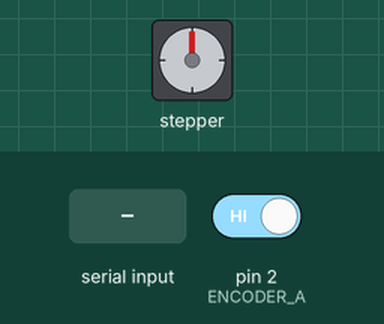
Simulated run of this sketch. Board: Arduino Uno, built with avr-gcc and run on an emulated ATmega328P. Parts: stepper motor. The test bench sets the inputs (shaded band); at power-on: pin 2 (ENCODER_A) HIGH. Stepper angles assume 200 steps per turn.

Above: at 1.2 s.
1.3 s: "S" received over Serial
At 2.45 s:
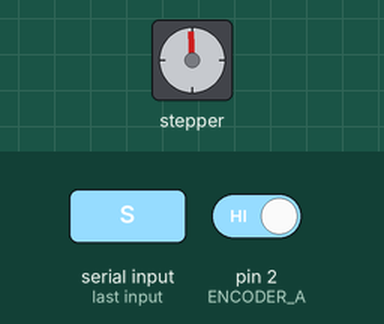
4.3 s: "P" received over Serial
At 5.0 s:
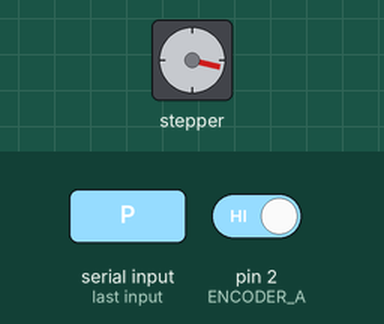
7.3 s: "R" received over Serial
At 8.1 s:
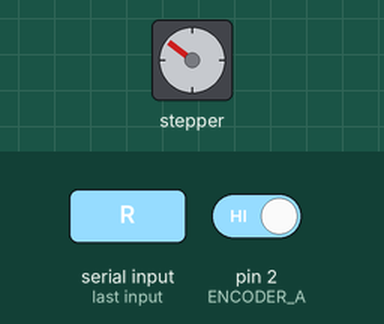
10.3 s: "R" received over Serial
At 11.75 s:
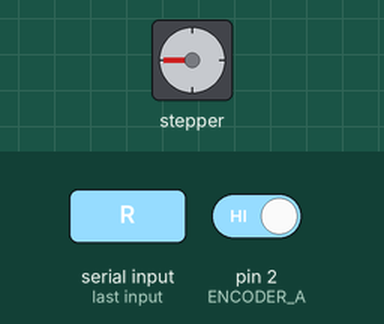
13.3 s: "1" received over Serial
16.3 s: "0" received over Serial
Timing chart, 0 to 22.4 s (numbered marks = the images above; inputs shaded):
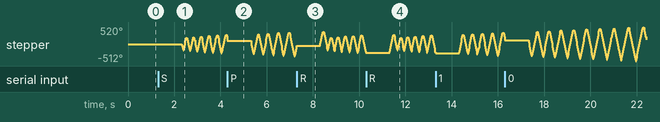

The sketch:

PID.ino
```cpp
#include <AccelStepper.h>

// Gains for the system (tune these for a more stable system)
float K[4] = {0.1, 0, 774.8237, 5}; // Calculated in Matlab; First 2 with '+' instead of '-' ?

double alpha = 1.0;

float Kp = 325; // 225
float Ki = 0.1; // 0.1
float Kd = 0.01; // 0.01

float integral = 0;
bool firstPIDcall = true;

#define ENCODER_A 2
#define ENCODER_B 3

#define DIR_PIN 8
#define STEP_PIN 9

AccelStepper stepper(AccelStepper::DRIVER, STEP_PIN, DIR_PIN);

// Constants
#define STEPS_PER_REV 200 * 8 // 200 Full steps * 8 microstepping
#define ENCODER_COUNTS 1200
#define DEGREES_PER_COUNT 360 / 1200
#define SWING_UP_START 100
#define SWING_UP_STEP 5
#define RADIANS_PER_DEGREE 0.0174532925

volatile long rawEncoderPosition = 0;

// All angles in DEGREES

float pendulumInitialPosition = 0.0;
float pendulumTargetPosition = 180.0;
float motorTargetSpeed = 0.0;

float previousError = 0.0;

float controlFrequency = 100; // in Hertz
float controlPeriod = 1 / controlFrequency; // in seconds

bool justStarted = true;

double pendulumCurrentPosition = 0.0;
long stepperCurrentPosition = 0;

bool canPrintDebug = false;
bool firstPendulumVelocityCall = true;
bool firstStepperVelocityCall = true;

long swingUpPosition = SWING_UP_START;

enum STATE
{
  SWINGING_UP,
  BALANCING,
  WAITING
};

STATE state = WAITING;

void resetPosition()
{
  pendulumInitialPosition = 0.0;
  pendulumCurrentPosition = 0.0;
  rawEncoderPosition = 0;
  integral = 0;
  swingUpPosition = SWING_UP_START;
  firstPendulumVelocityCall = true;
  firstStepperVelocityCall = true;
  firstPIDcall = true;
}

// Alpha coeffiecient for software low-pass filter
double alphaFromFrequency(double freq, double dt)
{
    double RC = 1.0 / (2.0 * M_PI * freq);
    return dt / (RC + dt);
}

void printDebugging(float targetSpeed, float currendPendulumPosition)
{
  static unsigned long lastPrintTime = 0;

  if (canPrintDebug)
  {
    unsigned long currentPrintTime = millis();

    if (currentPrintTime - lastPrintTime >= 50) // 50 miliseconds delay
    {
      lastPrintTime = currentPrintTime;
      Serial.print("Current Stepper Target Speed: ");
      Serial.print(targetSpeed);
      Serial.print("| Current Pendulum Angle: ");
      Serial.println(currendPendulumPosition);
    }
  }
}

// P: toggle print debug; R: set current position as 0; S: stop/start swing up
void handleInput()
{
  if (Serial.available())
  {
    char buffer[1024];
    int size = Serial.readBytes(buffer, 1024);

    if (size >= 0)
    {
      char command = toUpperCase(buffer[0]);

      switch (command)
      {
        case 'P':
          canPrintDebug = !canPrintDebug;
          break;
        case 'R':
          resetPosition();
          break;
        case 'S':
          if (state == WAITING)
          {
            state = SWINGING_UP;
          }
          else
          {
            state = WAITING;
          }
          break;
        }

    }
  }
}

long updateEncoder()
{
  bool A = digitalRead(ENCODER_A);
  bool B = digitalRead(ENCODER_B);

  rawEncoderPosition += (A == B) ? 1 : -1;

  // Reduce to (-360, 360)
  if (abs(rawEncoderPosition) >= ENCODER_COUNTS)
  {
    rawEncoderPosition = 0;
  }

  return rawEncoderPosition;
}

float convertRawAngleToDegrees()
{
  return (float) rawEncoderPosition * DEGREES_PER_COUNT;
}

float sign(float value)
{
  if (value > 0.0)
  {
    return 1.0;
  }
  if (value < 0.0)
  {
    return -1.0;
  }

  return 0.0;
}

float computePendulumVelocity(float currentPendulumVelocityPosition, float elapsedPendulumVeclocityTime)
{
  static float previousPendulumVelocityPosition = 0.0;
  static float lastVelocity = 0.0;

  if (firstPendulumVelocityCall)
  {
    firstPendulumVelocityCall = false;
    lastVelocity = 0.0;
    previousPendulumVelocityPosition = currentPendulumVelocityPosition;
    return 0.0;
  }

  float velocity = (currentPendulumVelocityPosition - previousPendulumVelocityPosition) / elapsedPendulumVeclocityTime;
  velocity = velocity * alpha + (1.0 - alpha) * lastVelocity;

  lastVelocity = velocity;
  previousPendulumVelocityPosition = currentPendulumVelocityPosition;

  return velocity;
}

float computeStepperVelocity(long currentStepperVelocityPosition, float elapsedStepperVeclocityTime)
{
  static float previousStepperVelocityPosition = 0.0;
  static float lastVelocity = 0.0;

  if (firstStepperVelocityCall)
  {
    firstStepperVelocityCall = false;
    lastVelocity = 0.0;
    previousStepperVelocityPosition = currentStepperVelocityPosition;
    return 0.0;
  }

  float velocity = (currentStepperVelocityPosition - previousStepperVelocityPosition) / elapsedStepperVeclocityTime;
  velocity = velocity * alpha + (1.0 - alpha) * lastVelocity;

  previousStepperVelocityPosition = currentStepperVelocityPosition;
  lastVelocity = velocity;

  return velocity;
}

float computeLQR(long stepperPosition, float stepperVecloity, double pendulumPosition, float pendulumVelocity)
{
  float output = -(K[0] * stepperPosition + K[1] * stepperVecloity + K[2] * pendulumPosition + K[3] * pendulumVelocity); // u = -Kx

  return output;
}

float computePID(double pendulumPosition, float elapsedTime)
{
  static float previousError = 0;
  float error = pendulumTargetPosition - pendulumPosition;

  if (firstPIDcall)
  {
    firstPIDcall = false;
    previousError = error;
  }

  float proportional = error;
  integral += error * elapsedTime;
  float derivative = (error - previousError) / elapsedTime;
  previousError = error;

  float output = Kp * proportional + Ki * integral + Kd * derivative;

  return output;
}

float SwingUpController(double pendulumPosition, float pendulumVelocity)
{
  if (fabs(pendulumPosition) <= 10.0)
  {
    swingUpPosition += sign((float)swingUpPosition) * SWING_UP_STEP;
    swingUpPosition = -swingUpPosition;
  }

  if (swingUpPosition >= 1000)
  {
    swingUpPosition = SWING_UP_START;
  }

  return swingUpPosition;
}

float energyBasedController(double pendulumPosition, float pendulumVelocity)
{
  // Constants (tuneable)
  const float mass = 0.04;            // kg
  const float g = 9.81;               // gravity
  const float l = 0.17;               // pendulum length (meters)
  const float energyGain = 0.7;      // tuneable gain

  // Convert to radians
  float theta = pendulumPosition * RADIANS_PER_DEGREE;
  float thetaDot = pendulumVelocity * RADIANS_PER_DEGREE;

  // Normalize angle to [-π, π]
  if (theta > M_PI) theta -= 2 * M_PI;
  if (theta < -M_PI) theta += 2 * M_PI;

  // Kinetic energy
  float KE = 0.5 * mass * l * l * thetaDot * thetaDot;

  // Potential energy (zero at bottom)
  float PE = mass * g * l * (1 - cos(theta));

  // Total energy
  float totalEnergy = KE + PE;

  // Energy at upright position
  float uprightEnergy = 2 * mass * g * l;

  // Energy difference
  float energyError = totalEnergy - uprightEnergy;

  // Sign for direction of actuation
  float direction = thetaDot * cos(theta);

  // Final control signal
  float output = energyGain * energyError * sign(direction);

  return output;
}

void setup()
{
  Serial.begin(115200);
  pinMode(ENCODER_A, INPUT_PULLUP);
  pinMode(ENCODER_B, INPUT_PULLUP);

  attachInterrupt(digitalPinToInterrupt(ENCODER_A), updateEncoder, CHANGE);

  stepper.setMaxSpeed(200000);
  stepper.setAcceleration(100000);

  resetPosition();

  pendulumCurrentPosition = convertRawAngleToDegrees();
  swingUpPosition = SWING_UP_START;
}

void loop()
{
  static float lastPendulumPosition = 0.0;

  pendulumCurrentPosition = convertRawAngleToDegrees();
  //pendulumCurrentPosition = pendulumCurrentPosition * alpha + (1.0 - alpha) * lastPendulumPosition;

  lastPendulumPosition = pendulumCurrentPosition;

  //Serial.println(pendulumCurrentPosition);
  //delay(10);

  if (state != SWINGING_UP)
  {
    stepper.runSpeed();
  }
  else
  {
    stepper.run();
  }

  handleInput();

  static unsigned long previousTimeMicro = 0;
  static unsigned long previousControlTimeMicro = 0.0;
  unsigned long currentTimeMicro = micros();
  unsigned long dt = currentTimeMicro - previousTimeMicro;
  float elapsedTimeMicro = dt;
  previousTimeMicro = currentTimeMicro;

  float elapsedTimeSeconds = (float) dt * 1e-6;

  alpha = alphaFromFrequency(200.0, (double) dt * 1e-6);

  // Find closes upright target
  pendulumTargetPosition = 180.0 * (pendulumCurrentPosition > 0 ? 1.0 : -1.0);

  float balancingMargin = 25.0; // in DEGREES
  bool pendulumNearVertical = fabs(pendulumTargetPosition - pendulumCurrentPosition) <= balancingMargin;

  switch (state)
  {
    case WAITING:
      if (pendulumNearVertical)
      {
        state = BALANCING;
        break;
      }
      stepper.setSpeed(0);

    break;

    case BALANCING:
    float pendulumVelocity;
    float stepperVelocity;

    swingUpPosition = SWING_UP_START;

      if (!pendulumNearVertical)
      {
        state = WAITING;

        stepper.setSpeed(0);

        previousError = 0;
        integral = 0;
        firstPIDcall = true;
        break;
      }

      stepperCurrentPosition = stepper.currentPosition();

      pendulumVelocity = computePendulumVelocity(pendulumCurrentPosition, elapsedTimeSeconds);
      stepperVelocity = computeStepperVelocity(stepperCurrentPosition, elapsedTimeSeconds); // Use last target speed ?

      if ((currentTimeMicro - previousControlTimeMicro) * 1e-6 >= controlPeriod)
      {
        previousControlTimeMicro = currentTimeMicro;

        //float output = computeLQR(stepperCurrentPosition, stepperVelocity, pendulumCurrentPosition - pendulumTargetPosition, pendulumVelocity);
        float output = computePID(pendulumCurrentPosition, elapsedTimeSeconds);

        stepper.setSpeed(output);
      }

      break;

      case SWINGING_UP:
        if (pendulumNearVertical)
        {
          state = BALANCING;
          break;
        }
        if ((currentTimeMicro - previousControlTimeMicro) * 1e-6 >= controlPeriod && stepper.distanceToGo() == 0)
        {
          previousControlTimeMicro = currentTimeMicro;

          pendulumVelocity = computePendulumVelocity(pendulumCurrentPosition, elapsedTimeSeconds);

          float output = SwingUpController(pendulumCurrentPosition, pendulumVelocity);
          //float output = energyBasedController(pendulumCurrentPosition, pendulumVelocity);

          stepper.moveTo(output);
        }

      break;

  }
}
```
